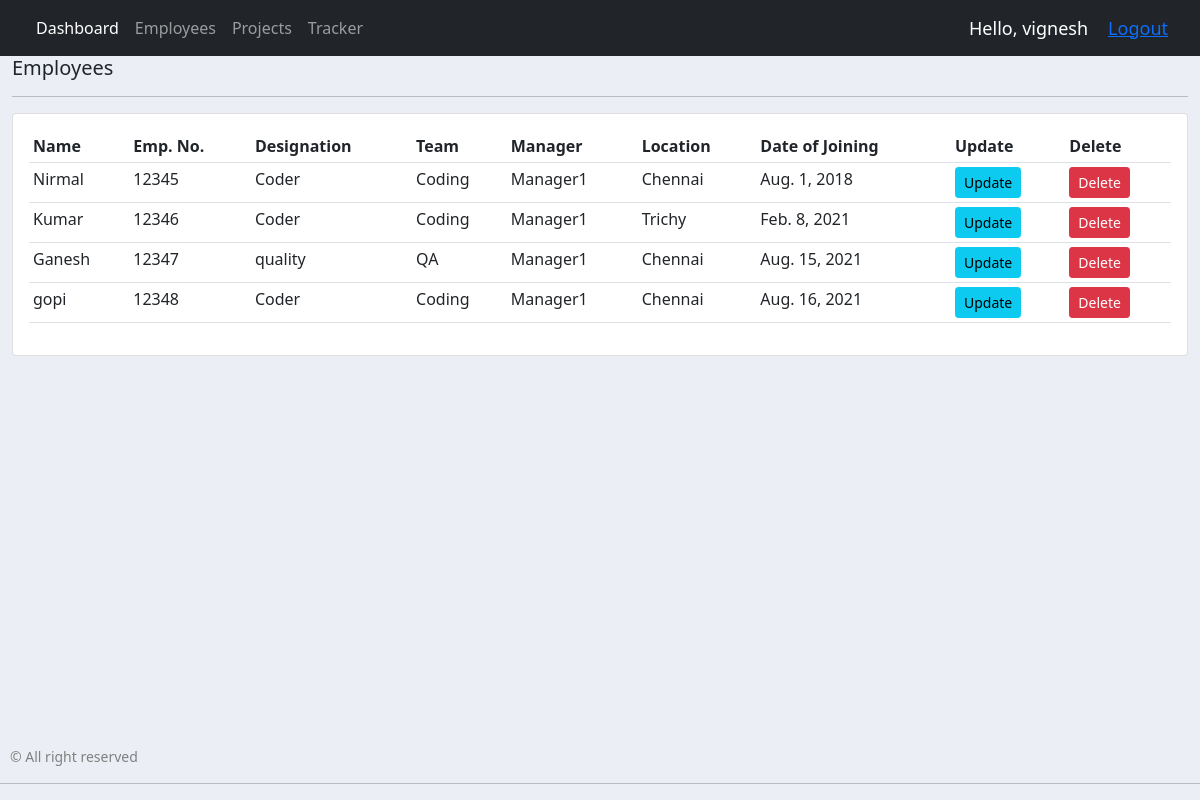
The page /employee/ (signed in) on the database its author committed.
### jobs/models.py (models this page shows, shortened)
class Employee(models.Model):
    user = models.OneToOneField(User, null=True, on_delete=models.CASCADE, blank=True)
    name = models.CharField(max_length=200, null=True)
    empNum = models.IntegerField(null=True)
    designation  = models.CharField(max_length=200, null=True)
    team  = models.CharField(max_length=200, null=True)
    manager  = models.CharField(max_length=200, null=True)
    location  = models.CharField(max_length=200, null=True)
    email = models.CharField(max_length=200, null=True, blank=True)
    doj = models.DateField(null=True, blank=True)
    dor = models.DateField(null=True, blank=True)

### jobs/decorators.py (the view)
        def wrapper_func(request, *args, **kwargs):
            group = None
            if request.user.groups.exists():
                group = request.user.groups.all()[0].name
            if group in allowed_roles:
                return view_func(request, *args, **kwargs)
            else:
                return HttpResponse('You are not authorized to view this page.')

### jobs/views.py (called while the page is built)
@login_required(login_url='login')
@allowed_users(allowed_roles=['admin'])
def employee(request):
    employees = Employee.objects.all()
    return render(request, 'jobs/employee.html', {'employees':employees})

### jobs/templates/jobs/employee.html
{% extends 'jobs/main.html' %}
{% block content %}
<div class="row">
    <div class="col-md">
        <h5>Employees</h5>
        <hr>
        <div class="card card-body">
            <table class="table table-sm">
                <tr>
                    <th>Name</th>
                    <th>Emp. No.</th>
                    <th>Designation</th>
                    <th>Team</th>
                    <th>Manager</th>
                    <th>Location</th>
                    <th>Date of Joining</th>
                    <th>Update</th>
                    <th>Delete</th>
                </tr>
                {% for i in employees %}
                    <tr>
                        <td>{{i.name}}</td>
                        <td>{{i.empNum}}</td>
                        <td>{{i.designation}}</td>
                        <td>{{i.team}}</td>
                        <td>{{i.manager}}</td>
                        <td>{{i.location}}</td>
                        <td>{{i.doj}}</td>
                        <td><a class="btn btn-sm btn-info" href="{% url 'update_employee' i.id %}">Update</a></td>
                        <td><a class="btn btn-sm btn-danger" href="{% url 'delete_function' i.id 'employee' %}">Delete</a></td>
                    </tr>
                {% endfor %}
            </table>
        </div>
    </div>
</div>
{% endblock %}

### jobs/templates/jobs/navbar.html (shortened to what this page needs)
{% load static %}
<nav class="navbar navbar-expand-lg navbar-dark bg-dark">
    <div class="container-fluid">
      <div class="collapse navbar-collapse" id="navbarNav">
        <ul class="navbar-nav">
          {% if request.user.is_staff %}
          <li class="nav-item">
            <a class="nav-link active" aria-current="page" href="{% url 'home' %}">Dashboard</a>
          </li>
          <li class="nav-item">
            <a class="nav-link" href="{% url 'employee' %}">Employees</a>
          </li>
          <li class="nav-item">
            <a class="nav-link" href="{% url 'project' %}">Projects</a>
          </li>
          {% endif %}
          <li class="nav-item">
            <a class="nav-link" href="{% url 'tracker' %}">Tracker</a>
          </li>
        </ul>
      </div>
      <span class="hello-msg">Hello, {{request.user}}</span>
      <span class="hello-msg"><a href="{% url 'logout' %}">Logout</a></span>
    </div>
  </nav>

### jobs/templates/jobs/main.html (style rules this page uses)
body { background-color: #ebeff5; display: flex; flex-direction: column; min-height: 100vh; }
.container-fluid { flex: 1; }

### jobs/templates/jobs/navbar.html (style rules this page uses)
.hello-msg { font-size: 18px; color: white; margin-right: 20px; }

### rows shown on the page
Employee: name "Nirmal", empNum "12345", designation "Coder", team "Coding", manager "Manager1", location "Chennai", doj "Aug. 1, 2018"
Employee: name "Kumar", empNum "12346", designation "Coder", team "Coding", manager "Manager1", location "Trichy", doj "Feb. 8, 2021"
Employee: name "Ganesh", empNum "12347", designation "quality", team "QA", manager "Manager1", location "Chennai", doj "Aug. 15, 2021"
Employee: name "gopi", empNum "12348", designation "Coder", team "Coding", manager "Manager1", location "Chennai", doj "Aug. 16, 2021"

### other values the page prints
{{ request.user }} "vignesh"
